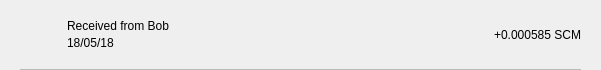
<?xml version="1.0" encoding="UTF-8"?>
<ui version="4.0">
 <class>TxRow</class>
 <widget class="QWidget" name="TxRow">
  <property name="geometry">
   <rect>
    <x>0</x>
    <y>0</y>
    <width>601</width>
    <height>70</height>
   </rect>
  </property>
  <property name="minimumSize">
   <size>
    <width>0</width>
    <height>40</height>
   </size>
  </property>
  <property name="windowTitle">
   <string>Form</string>
  </property>
  <layout class="QVBoxLayout" name="verticalLayout_3">
   <property name="spacing">
    <number>0</number>
   </property>
   <property name="leftMargin">
    <number>0</number>
   </property>
   <property name="topMargin">
    <number>0</number>
   </property>
   <property name="rightMargin">
    <number>0</number>
   </property>
   <property name="bottomMargin">
    <number>0</number>
   </property>
   <item>
    <widget class="QWidget" name="rowContainer" native="true">
     <layout class="QVBoxLayout" name="verticalLayout_2">
      <property name="spacing">
       <number>9</number>
      </property>
      <property name="leftMargin">
       <number>20</number>
      </property>
      <property name="topMargin">
       <number>9</number>
      </property>
      <property name="rightMargin">
       <number>20</number>
      </property>
      <property name="bottomMargin">
       <number>0</number>
      </property>
      <item>
       <widget class="QFrame" name="frame">
        <property name="styleSheet">
         <string notr="true">border:none;</string>
        </property>
        <property name="frameShape">
         <enum>QFrame::StyledPanel</enum>
        </property>
        <property name="frameShadow">
         <enum>QFrame::Raised</enum>
        </property>
        <layout class="QHBoxLayout" name="horizontalLayout" stretch="0,2,0">
         <property name="leftMargin">
          <number>0</number>
         </property>
         <property name="topMargin">
          <number>0</number>
         </property>
         <property name="rightMargin">
          <number>0</number>
         </property>
         <property name="bottomMargin">
          <number>0</number>
         </property>
         <item>
          <widget class="QPushButton" name="icon">
           <property name="focusPolicy">
            <enum>Qt::NoFocus</enum>
           </property>
           <property name="styleSheet">
            <string notr="true">border:none;</string>
           </property>
           <property name="text">
            <string/>
           </property>
           <property name="iconSize">
            <size>
             <width>28</width>
             <height>28</height>
            </size>
           </property>
          </widget>
         </item>
         <item>
          <layout class="QVBoxLayout" name="verticalLayout">
           <property name="spacing">
            <number>3</number>
           </property>
           <property name="leftMargin">
            <number>9</number>
           </property>
           <item>
            <widget class="QLabel" name="lblAddress">
             <property name="styleSheet">
              <string notr="true"/>
             </property>
             <property name="text">
              <string>Received from Bob</string>
             </property>
             <property name="alignment">
              <set>Qt::AlignBottom|Qt::AlignLeading|Qt::AlignLeft</set>
             </property>
            </widget>
           </item>
           <item>
            <widget class="QLabel" name="lblDate">
             <property name="styleSheet">
              <string notr="true"/>
             </property>
             <property name="text">
              <string>18/05/18</string>
             </property>
             <property name="alignment">
              <set>Qt::AlignLeading|Qt::AlignLeft|Qt::AlignTop</set>
             </property>
            </widget>
           </item>
          </layout>
         </item>
         <item>
          <widget class="QLabel" name="lblAmount">
           <property name="styleSheet">
            <string notr="true"/>
           </property>
           <property name="text">
            <string>+0.000585 SCM</string>
           </property>
          </widget>
         </item>
        </layout>
       </widget>
      </item>
      <item>
       <widget class="QLabel" name="lblDivisory">
        <property name="minimumSize">
         <size>
          <width>0</width>
          <height>1</height>
         </size>
        </property>
        <property name="maximumSize">
         <size>
          <width>16777215</width>
          <height>1</height>
         </size>
        </property>
        <property name="styleSheet">
         <string notr="true">background-color:#bababa;</string>
        </property>
        <property name="text">
         <string/>
        </property>
        <property name="alignment">
         <set>Qt::AlignBottom|Qt::AlignLeading|Qt::AlignLeft</set>
        </property>
       </widget>
      </item>
     </layout>
    </widget>
   </item>
  </layout>
 </widget>
 <resources/>
 <connections/>
</ui>
